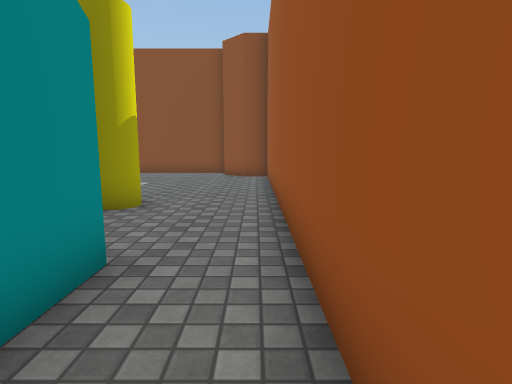
[1] (above)

16 first-person views from a walk through a Unity game level. The camera is 1.2 m above the floor, tilts 8° down and sees 80° across. The floor is counted in squares, 1 m on a side. Each view is taken from the middle of a square. On the plan, view 1 faces up. The plan holds only what a view shows up to about 13 squares ahead; the rest is blank. The player character is not drawn. Some surface patterns are stand-ins.

[2]
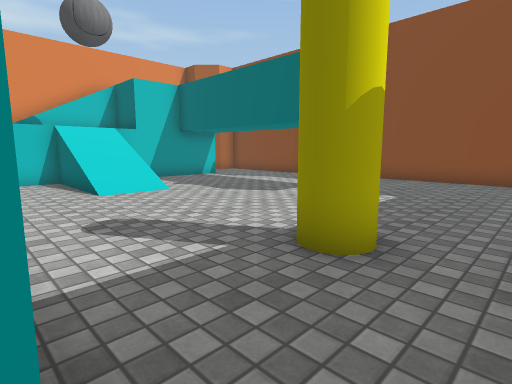

[3]
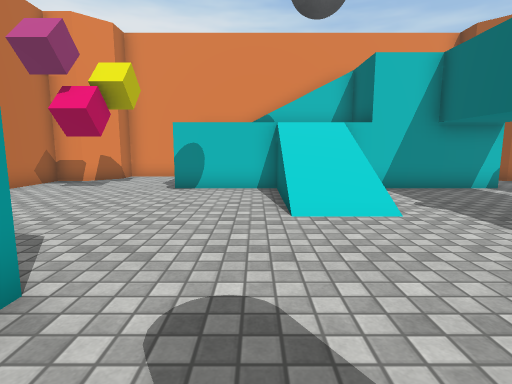

[4]
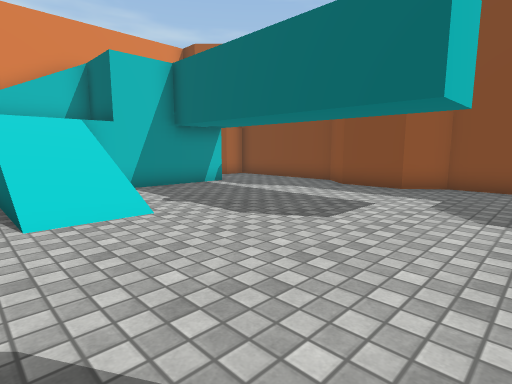

[5]
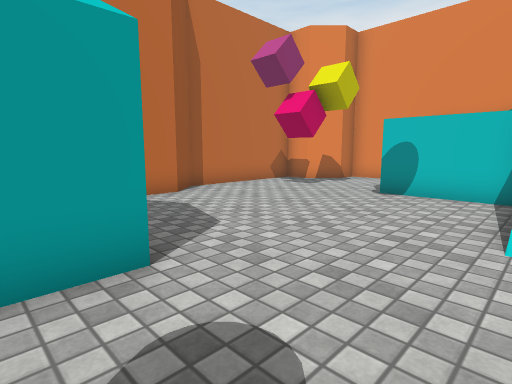

[6]
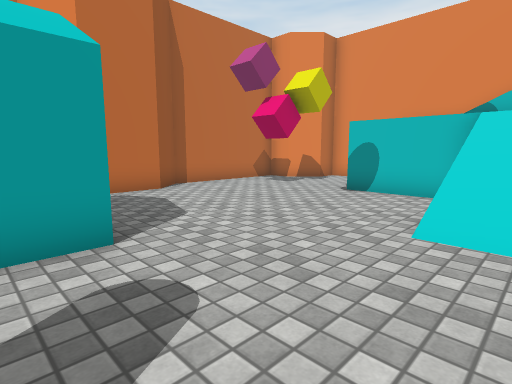

[7]
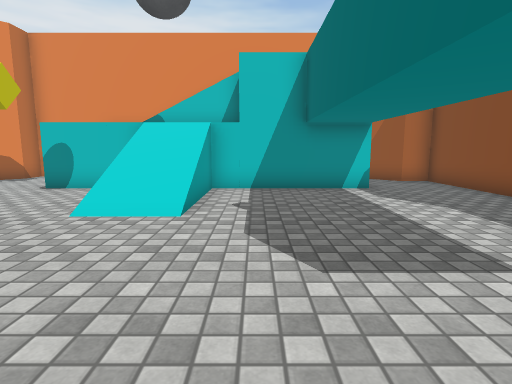

[8]
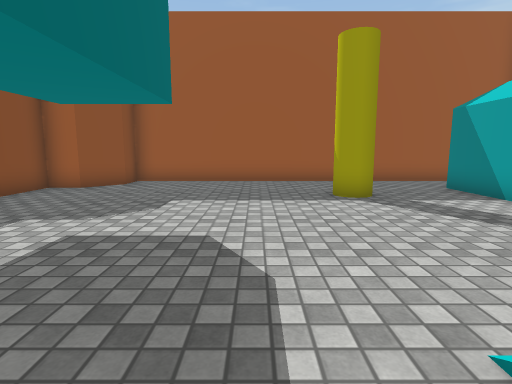

[9]
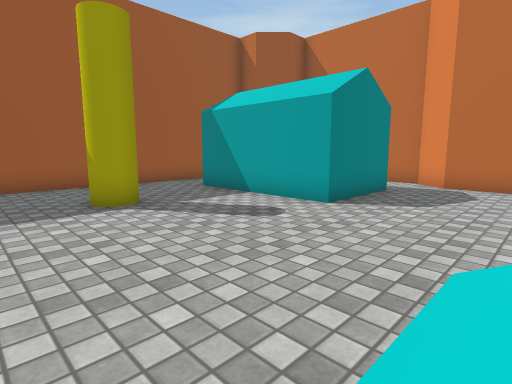

[10]
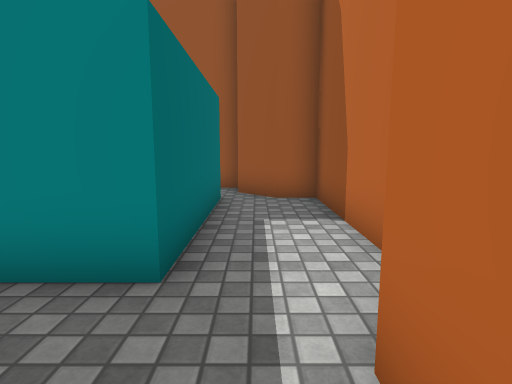

[11]
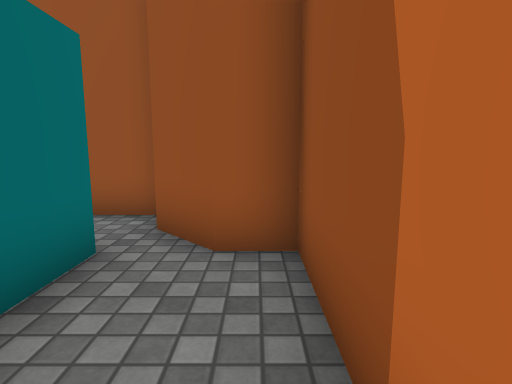

[12]
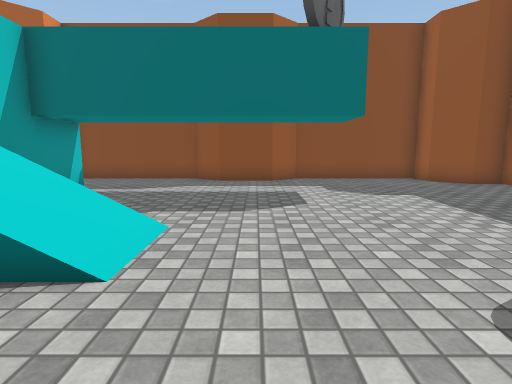

[13]
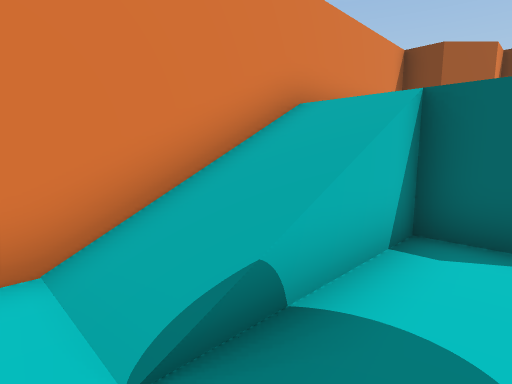

[14]
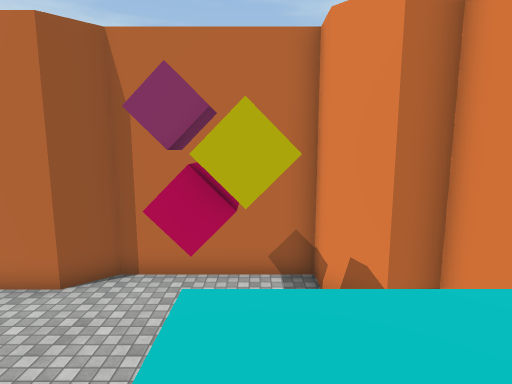

[15]
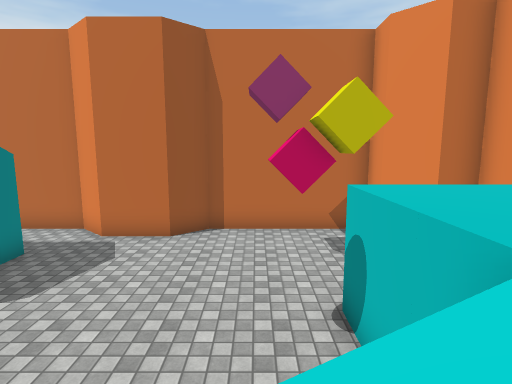

[16]
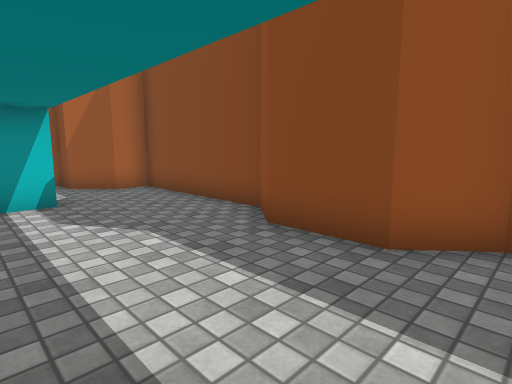

### Floor plan
Key: @ floor where view 1 was taken; # wall or solid block; . main floor; : floor 2 m higher than the main floor; / step, stairs or slope; v drop or lower ground; O other object.
Columns run from 18 left of view 1 to 1 right of it. Each row starts with its distance up from view 1.
 16   #######  #######
 15   #.....####.....#
 14 ###..............###
 13 #..................#
 12 #   OO.............#
 11 #    ..............#
 10 #    ..............#
  9 #    ..............#
  8 #//::vvv...........#
  7 #//::////......O...#
  6 #//::////......O...#
  5 #//::#.............#
  4 #::::v.............#
  3 # :::#......OOOOO..#
  2 # ..........OOOOO..#
  1 #...........O    ..#
  0 #....O......OOOOO.@#
 -1 ###..............###
 -2   #.....####.....#
 -3   #######  #######

Positions as (right, up) in squares from view 1, and headings:
1: (0, 0), facing up
2: (-1, 3), facing up-left
3: (-4, 5), facing left
4: (-4, 5), facing up-left
5: (-5, 6), facing down-left
6: (-5, 7), facing down-left
7: (-4, 9), facing left
8: (-11, 9), facing right
9: (-10, 9), facing down-right
10: (-9, -1), facing right
11: (-5, -2), facing right
12: (-8, 3), facing up
13: (-14, 4), facing up-left
14: (-14, 5), facing down
15: (-12, 7), facing down
16: (-6, 11), facing up-left
